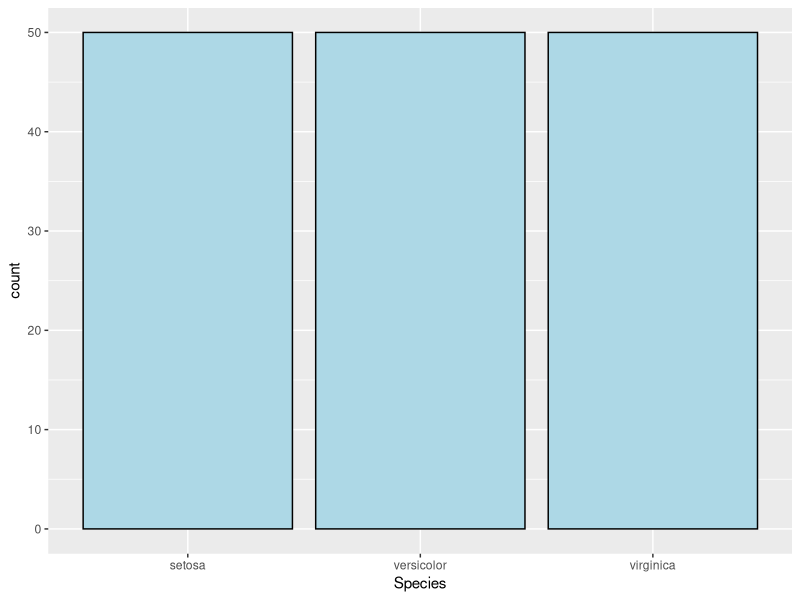
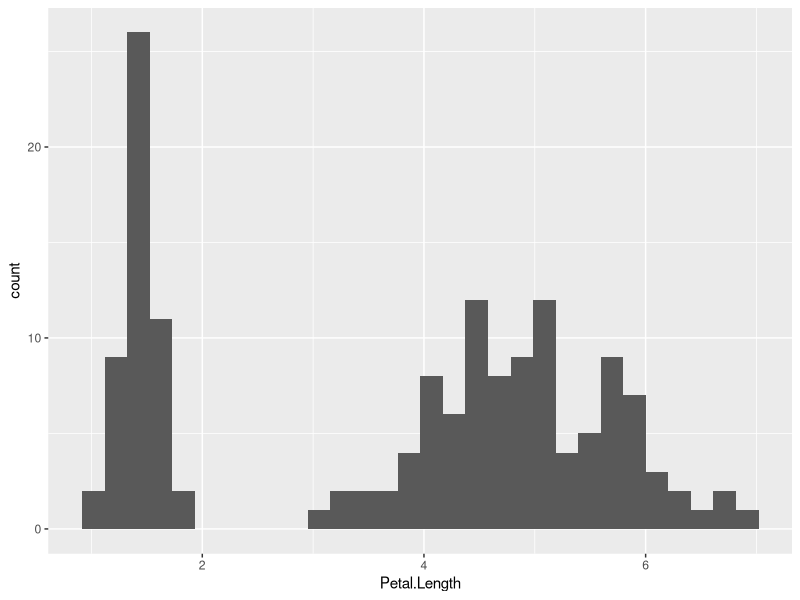
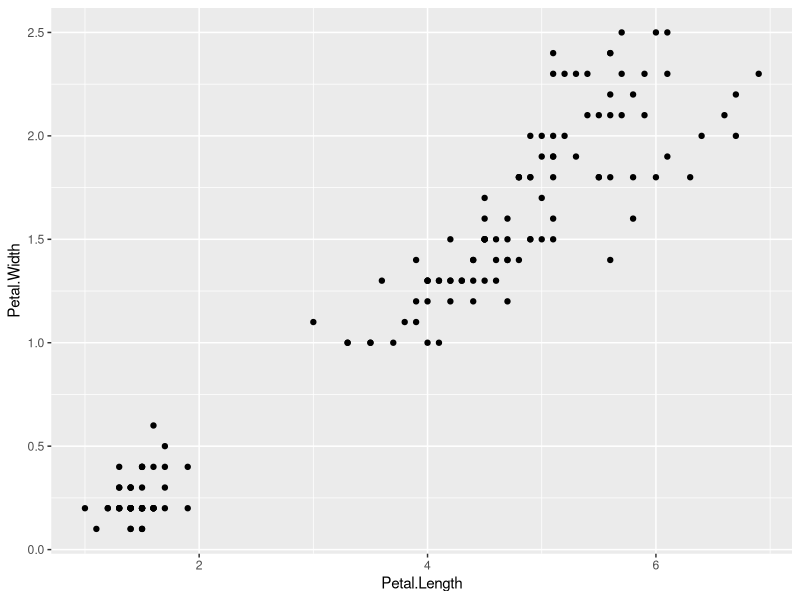
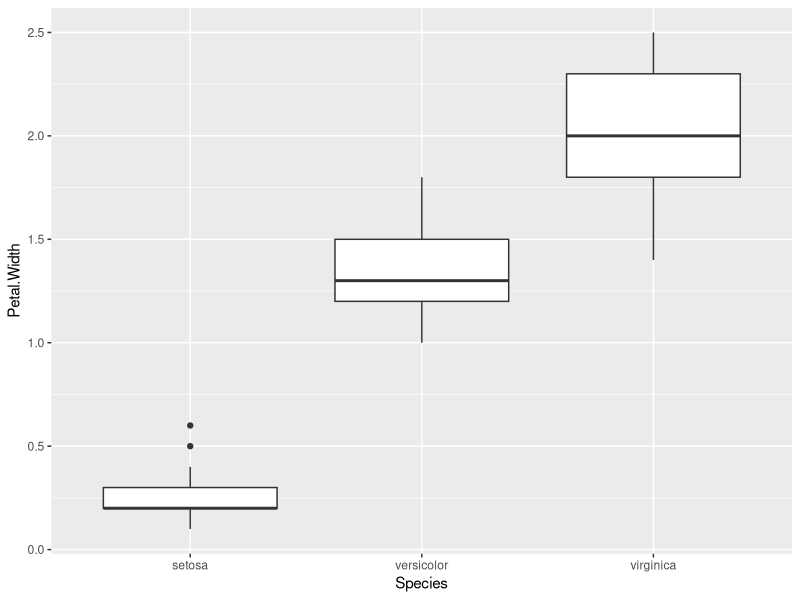
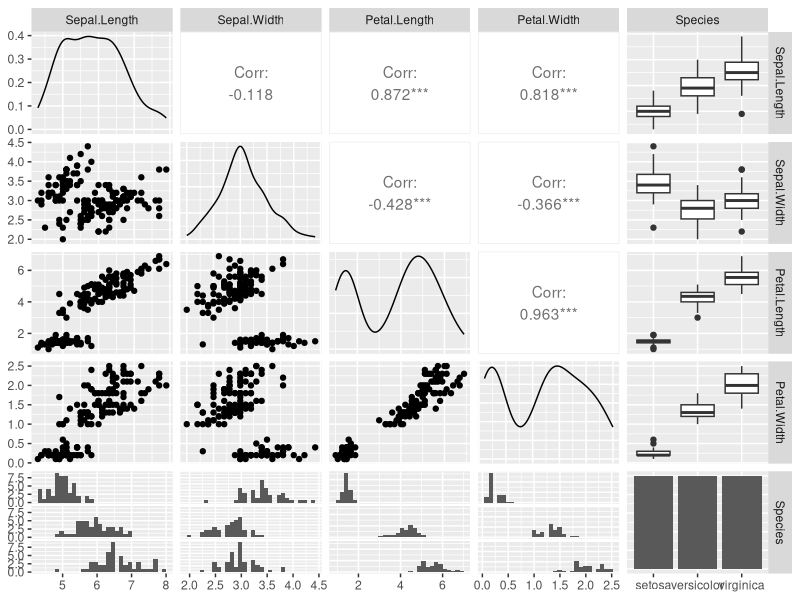

Source code (R) for these figures, in order:
## ---- chunk 1
knitr::opts_chunk$set(echo = TRUE)
## ---- chunk 2
library(ggplot2)
## ---- chunk 3
#ggplot2 can only accept dataframe
class(iris)
#See the str of iris
str(iris)
## ---- chunk 4
ggplot(data = iris, aes(x = Species)) + geom_bar(fill = "lightblue", colour = "black")

## ---- chunk 5
ggplot(data = iris, aes(x = Petal.Length )) + geom_histogram()
## ---- chunk 6
ggplot(data = iris, aes(x = Petal.Length, y= Petal.Width)) + geom_point()
## ---- chunk 7
ggplot(iris, aes(x= Species, y= Petal.Width)) + geom_boxplot()
## ---- chunk 8
library("GGally")
ggpairs(iris)
